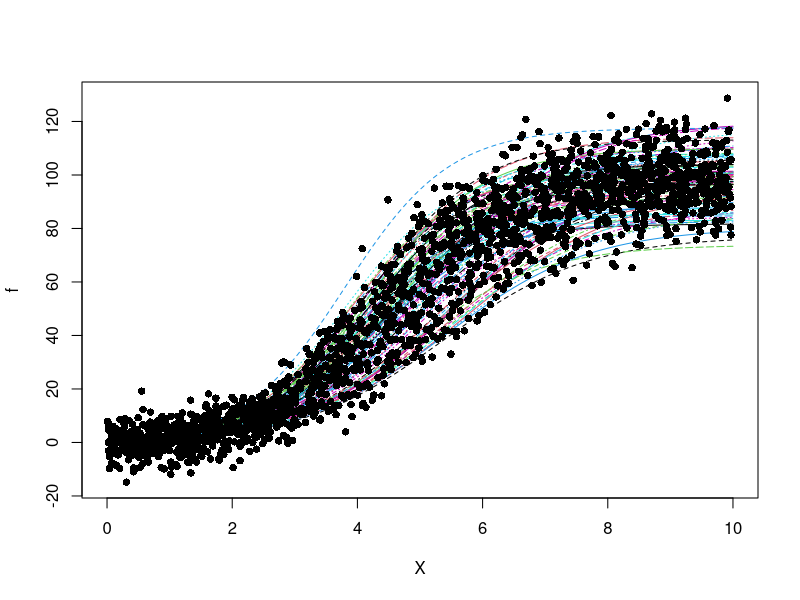
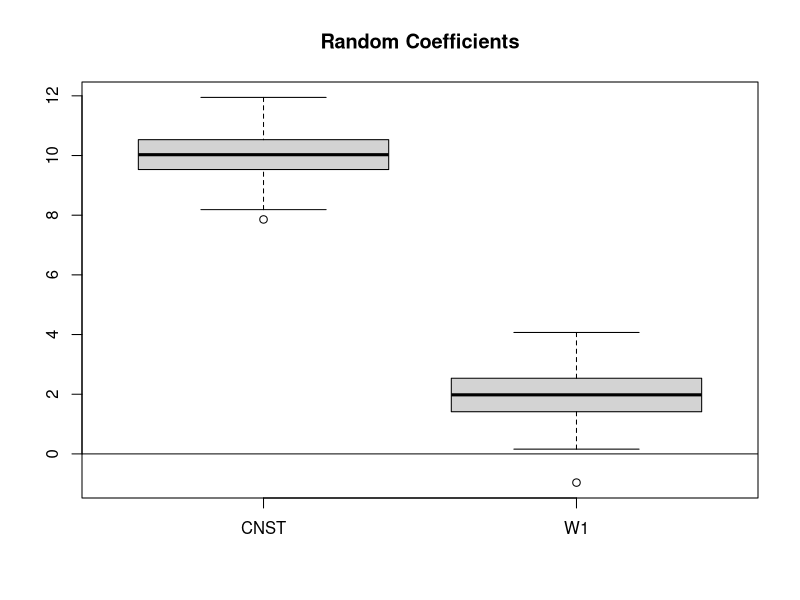
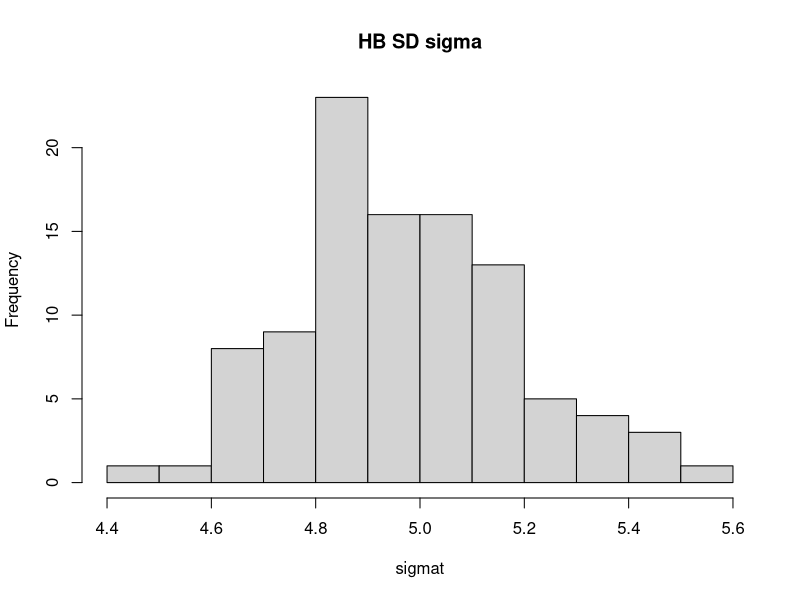
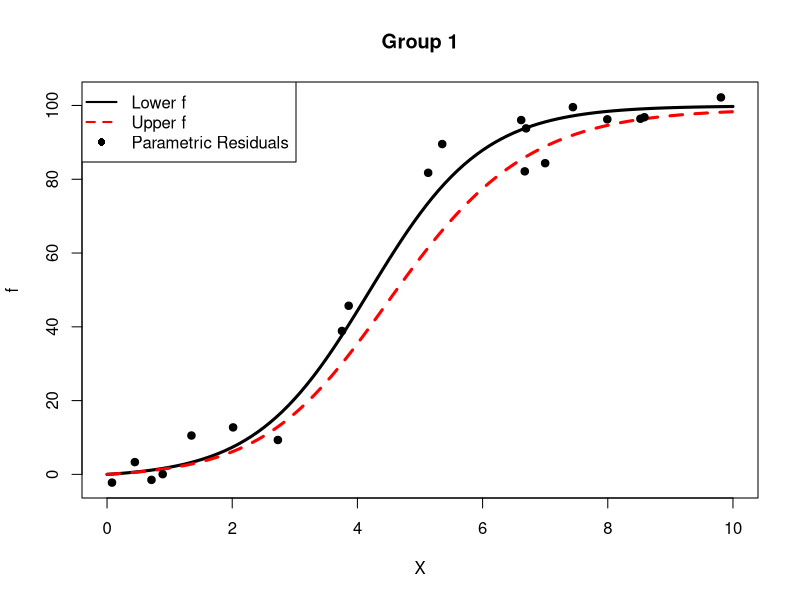
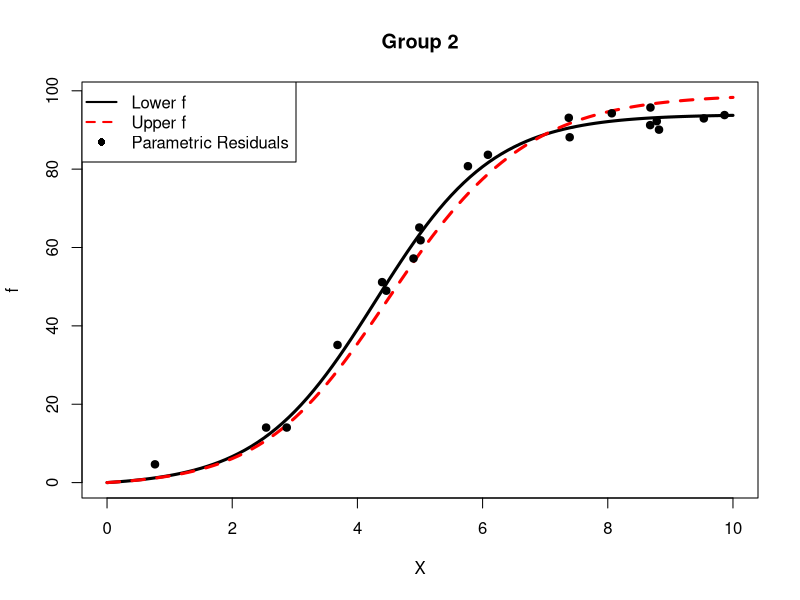
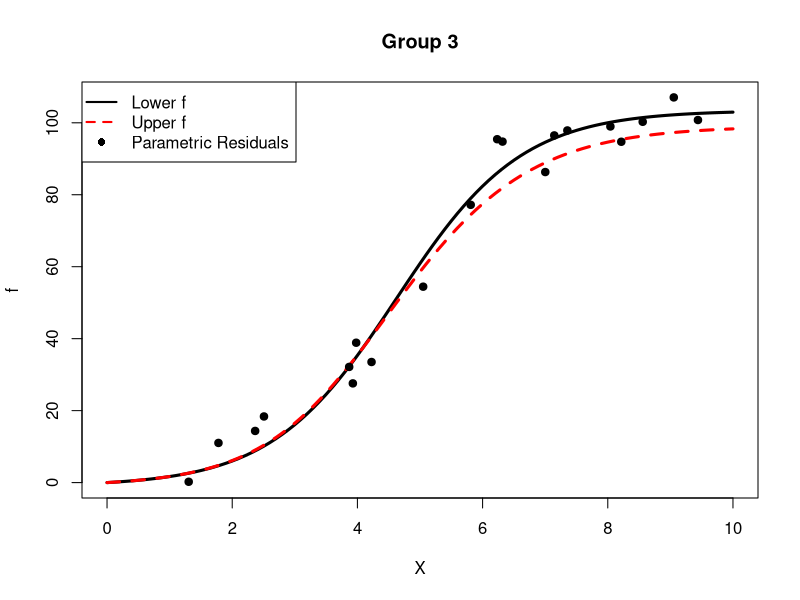
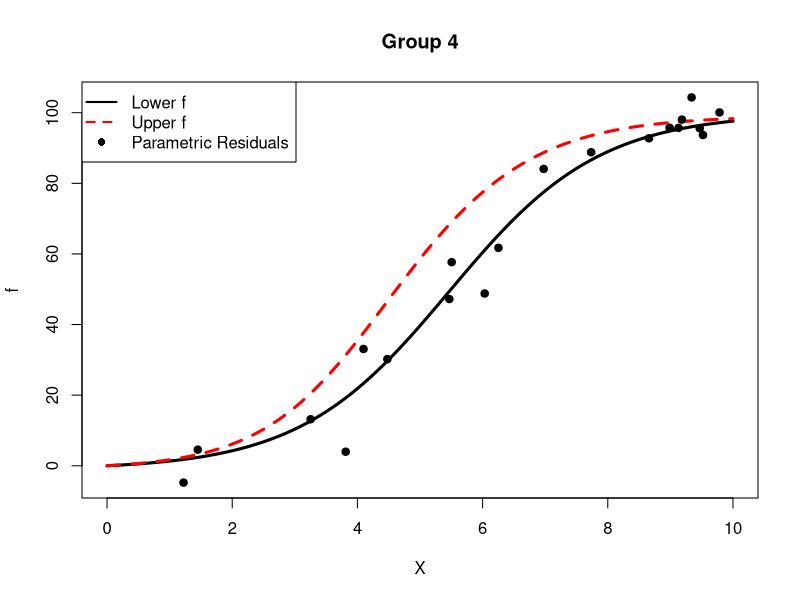
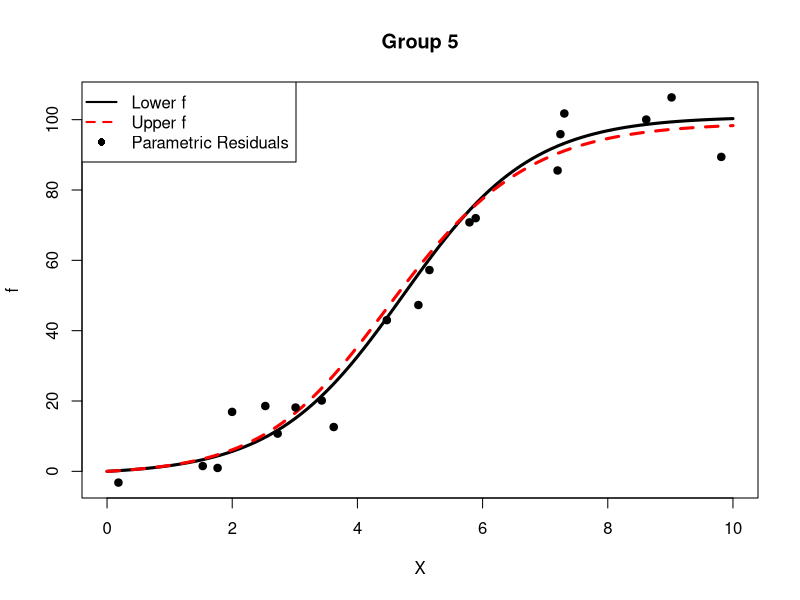

The R script that drew these images, in order:
#-------------------------------------------------------------------------------
#   Generate HB Data
#   Search "Getf" for function specification
#   S-shaped
#   Lower-level model
#      Observation i from group j
#         Y_ij       = v_ij*alpha + w_ij*beta_j + f_j(x_ij) + epslion_ij
#         epsilon_ij ~ N(0,sigma^2) or N(0,sigma_j^2)
#         alpha is fixed effect, beta_j is random effect
#   Upper-level 
#      HB Model for beta_j
#         beta_j     = Phi'z_j + delta_j  were delta_j ~ N(0,Lambda)
#      HB Error variance 
#         sigma_j^2 ~ IG(sigma2_alpha/2,sigma2_beta/2)
#
#-------------------------------------------------------------------------------
#-------------------------------------------------------------------------------
library(rstudioapi)
setwd(dirname(getActiveDocumentContext()$path))
outfile      ="HB"
set.seed(1)

iflagHBsigma = 1    # 1 for HB model.
iflagACE     = 0    # 1 for ACE errors
iflagCenter  = 0    # 1 for int f = 0 and 0 for f(0) = 0


ntot         = 2000  # Total number of observations
ngroups      = 100   # Number of groups


nparv       = 1      # Number of v variables: nparv = 0 if no fixed effects
nparw       = 2      # number of W variables, including the intercept
nparz       = 1      # number of z varibables, including constant

xmin        = 0             # Minimum value for x
xmax        = 10            # Maximum value for x
nint        = 100           # Number of grid points


# Generate error variance sigma: homogeneous or heterogeneous model
sigmat  = 5
if(iflagHBsigma == 1){
  # HB error variance
  # sigma_j^2 is IG(alpha/2,beta/2)
  sigma2_mu     = sigmat^2           # Mean of sigma2
  sigma2_v2     = sigma2_mu/4        # Variance of sigma2
  sigma2_alphat = 2*(sigma2_mu^2/sigma2_v2 + 1)
  sigma2_betat  = 2*sigma2_mu*(sigma2_alphat/2 -1 )
  sigma2t       = sigma2_betat/(2*rgamma(ngroups,shape=sigma2_alphat/2,rate=1))
  sigmat        = sqrt(sigma2t)     # error std dev
}

# tau_k^2 ~ IG(tau2_r/2, tau2_s/2)
tau2_mu    = 9     # Mean
tau2_sd    = 2     # Standard deviation
tau2_r     = 2*(2+(tau2_mu/tau2_sd)^2)
tau2_s     = (tau2_r-4)*tau2_mu

#---------------------------------------------------
# MakeHBPointer
#    Make a pointer into the matrics for groups
#    Input
#        id   = identifies groups
#    Output
#        nobs = number of observations in each group
#        iptd = list of pointers into group
#        id_beta = indices to expaned beta to match wdata
#    Useage
#        xj   = xdata[iptd[[j]],]  gives you the x data for group j
#        Compute wdata_j*beta_j for each group
#        wdata*beta = matrix(apply(wdata*bpar[id_beta,],1,sum))
#    Call
#        outpt = MakeHBPointer(id)
#---------------------------------------------------
MakeHBPointer <- function(id){
  uid = sort(unique(id))   # unique populations
  ng  = length(uid)        # number of unique groups
  
  # id_group may not be sequential from 1 ... ngroups
  # Need an index to get correct betam
  
  nobs = matrix(0,ng,1)          # number of observations in each group
  id_beta  = matrix(0,ng,1)      # match rows of beta to wdata
  for(j in 1:ng){                # loop over groups
    jrow = which(id == uid[j])   # identify rows for group j
    nj   = length(jrow)          # Number of observations in group j
    id_beta[jrow] = matrix(j,nj,1)
    
    nobs[j] = length(jrow)       # number of observations in group j
    if(j == 1){
      iptd = list(jrow)          # start the list iptd
    }else{
      iptd[[j]] = jrow           # add new member to list
    }
  }  # end loop over groups
  return(list("nobs"=nobs,"iptd"=iptd,"id_beta"=id_beta))
}  # End MakeHBPointer
#---------------------------------------------------

#-----------------------------------------------------
# TrapInt does trapidzoid integration
# Int f(x)*dx = xdelta*(f1/2 + f2 + ... + fn-1 + fn/2)
#-----------------------------------------------------
trapint <- function(f,xdelta){
  nr = length(f)
  a  = sum(f)
  a  = a - (f[1] + f[nr])/2
  return(a*xdelta)
}


#----------------------------------------------------------
# CumTrap computes cumulative integral of function
# int_a^x f(s)ds over a grid of points a, a+delta, a+2*delta, ..., b
# INPUT
#   f     = function on grid
#   delta = size of grid interval
# OUTPUT
#   fcum  = cumulative function corresonpding to f
#----------------------------------------------------------
CumTrap = function(f,delta){
  nr    = nrow(f)
  fcum	= cumsum(f[1:nr-1]) + cumsum(f[2:nr])
  fcum	= fcum*delta/2
  fcum	= matrix(c(0,fcum),nr,1)
  return(fcum)
}  # End Cumtrap 
#----------------------------------------------------------

# Make groups for HB
nobs     = floor(ntot/ngroups)
ntot     = nobs*ngroups
id_group = matrix(1:ngroups) %x% matrix(1,nobs,1)

uid         = sort(unique(id_group))
if(ngroups != length(uid)) print("Something wrong with HB groups")
# Lists to extract group data
idout       = MakeHBPointer(id_group)   # Pointers into groups
nobs        = idout$nobs                # Vector: number of observations in each group
iptHB       = idout$iptd                # xj  = xdata[[iptHB[j]]] = observations in group j
id_beta     = idout$id_beta             # wdata*beta = matrix(apply(wdata*betat[id_beta,],1,sum))

# Got fixed effects
if(nparv>0){
  # Generate v data
  vdata            = matrix(rnorm(ntot*nparv),ntot,nparv)
  vnames           = paste("V",1:nparv,sep="")
  colnames(vdata)  = vnames
  alphat           = matrix(floor(2+.5*rnorm(nparv)*1000)/1000)
  alphat[1]        = -1
  rownames(alphat) = vnames
  valphat          = vdata %*% alphat
}else{
  valphat          = NULL
  alphat           = NULL
  vdata            = NULL
  vnames           = "Error!"
}


# Generate Z data
zdata           = matrix(1,ngroups,nparz)
znames          = "CNST"
if(nparz>1){
  zdata[,2:nparz] = rnorm(ngroups*(nparz-1))
  zk              = paste("Z",1:(nparz-1),sep="")
  znames          = c(znames,zk)
}


colnames(zdata) = znames

# Generate Wdata 
wdata    = matrix(1,ntot,nparw)
if(nparw>1){
  for(j in 1:(nparw-1)){
    wdata[,(j+1)] = rnorm(ntot)
    wnames    = paste("W",1:(nparw-1),sep="")
    wnames    = c("CNST",wnames)
    colnames(wdata) = wnames
  }
}else{
  wnames           = "CNST"
  colnames(wdata) = wnames
}


#-----------------------------------------------------------
# Upper level model for random effects beta_j
# beta_j = phi'z_j + delta_j and delta_j ~ N(0,lambda)
phit = 2 + .5*rnorm(nparw*nparz)
phit = floor(phit*100)/100
phit = matrix(phit,nparz,nparw)
phit[1,1]  = 10
phit[1,2]  = 2

colnames(phit)  = wnames
row.names(phit) = znames
# Generate error variance
lamb0      = .5    # base variance
if(nparw==1){
  lambdat   = lamb0
  lambdat12 = sqrt(lambdat)
}else{
  v        = (lamb0 + (lamb0/2)*runif(nparw))
  lambdat  = diag(v)
  lambdat12 = chol(lambdat)  # Upper diagonal: t(lambdat12)  %*% lambdat12 = lambdat
  colnames(lambdat) = wnames
}


# Generate beta
berrors = matrix(rnorm(ngroups*nparw),ngroups,nparw) %*% lambdat12
betat   = zdata%*%phit + berrors
colnames(betat) = wnames

# ACE correlations
rhoallt = matrix(0,ngroups,1)
if(iflagACE == 1)  rhoallt =  matrix(rbeta(ngroups,30,20))  # Correlation parameters


# Generate X data on [xmin, xmax]
xdata     = matrix(runif(ntot,xmin,xmax))

#-----------------------------------------------------
# Grid on [xmim,xmax] for plotting functions
# Also, grid for numerical integration
xdelta = (xmax-xmin)/nint
xgrid  = seq(xmin,xmax,xdelta)
xgrid  = matrix(xgrid,nint+1,1)
xrange = xmax-xmin
xmid   = (xmin+xmax)/2
zgrid  = (xgrid-xmid)/xrange  # Standardized

#------------------------------------------------------
# Locate indices that define data (x1,x2)
#   Instead of computing f(x_i) at observations,
#   find where x_i falls in xgrid and use fxgrid
#   Find location of xdata in xgrid
#   xgrid[xinx[i,1]] <= xi <= xgrid[xinx[i,2]]
#------------------------------------------------------
xinx  =  matrix(0,ntot,2)
xover  = matrix(0,ntot,1)   # Relative excess over grid
# Loop over observations
for(i in 1:ntot){  
  xi   = xdata[i]
  idx   = which(xi == xgrid)  # Is it exactly on xgrid?
  if(length(idx) > 0 ){
    xinx[i,1]  = idx
    xinx[i,2]  = idx
    xover[i]   = 0 
  }else{
    idx    = max(which(xi > xgrid))
    xinx[i,1]  = idx
    xinx[i,2]  = idx+1
    xover[i]   = (xi - xgrid[idx])/(xdelta)
  }
} # End loop over observations for xinx and xover

#--------------------------------------------
# Compute true f. Comment or uncomment lines
#--------------------------------------------
Getf = function(x,fpars){
  
  #----------------------------------------------------
  # Logistic growth curve
  #----------------------------------------------------
  f = fpars$b1*(1-exp(-fpars$b2*x))/(1+fpars$b3*exp(-fpars$b2*x))
  
  
    
  return(f)
}
b10 = 100   
b20 = 1 
b30 = 100   

fpars    = list(b1=b10,b2=b20,b3=b30)
f0xgridt = Getf(xgrid,fpars)

# Make \int f = 0
if(iflagCenter==1){
  c = trapint(f0xgridt,xdelta)
  f0xgridt = f0xgridt - c/xrange
}else{
  f0xgridt = f0xgridt - f0xgridt[1]
}


#----------------------------------------------
# Generate group-level functions
#----------------------------------------------
fxgridt     = matrix(0,nint+1,ngroups)
fxgridb0t   = fxgridt
fxdatat     = matrix(0,ntot,1)
for(j in 1:ngroups){
  xj = xdata[iptHB[[j]]]       # xdata for group j
  # Perturb coefficients b0 with random errros
  b1 = rnorm(1,b10,10)   
  b2 = runif(1,.8*b20,1.2*b20)   
  b3 = rnorm(1,b30,5)
  
  
  fpars = list(b1=b1,b2=b2,b3=b3)
  fxj   = Getf(xgrid,fpars)    # Function on grid
  fxjd  = Getf(xj,fpars)       # Function on xdata for group j
  # Make \int f = 0
  if(iflagCenter==1){
    c    = trapint(fxj,xdelta)
    fxj  = fxj  - c/xrange
    fxjd = fxjd - c/xrange
  }else{
    c    = fxj[1]
    fxj  = fxj  - c
    fxjd = fxjd - c
  }
  fxgridt[,j]         = fxj
  fxdatat[iptHB[[j]]] = fxjd
}  # End get fj for each group

#---------------------------------------------------------
# Reset f0 to mean of fj
f0xgridt = apply(fxgridt,1,mean)   

#----------------------------------------------
# Compute Wi*beta_i
wbetat = matrix(apply(wdata*betat[id_beta,],1,sum)) 
# Get errors
rerr   = matrix(0,ntot,1)      # Random error for each group
for(j in 1:ngroups){ # Loop over populations
  nj  = nobs[j]
  if(iflagHBsigma == 0){
    sigj = sigmat
  }else{
    sigj = sigmat[j]
  }
  # Normal errors
  e0j = sigj*rnorm(nj)
  errj = e0j
  if(iflagACE == 1){
    rhoj     = rhoallt[j]
    errj[1]  = e0j[1]/sqrt(1-rhoj^2)    # Stationary starting value
    for(k in 2:nj) errj[k] = e0j[k] + rhoj*errj[k-1] # AR errors
  }
  rerr[iptHB[[j]]] = errj
} # End generate errors

#-------------------------------------------------
# Generate Y
ym     = valphat + wbetat + fxdatat  # mean of Y
ydata  = ym +  rerr 
yresid = ydata - valphat - wbetat   # Parametric residuals for plotting

# Plot curves and residuals
ymin  = floor(min(c(f0xgridt,fxgridt,yresid)))
ymax  = ceiling(max(c(f0xgridt,fxgridt,yresid)))
matplot(xgrid,cbind(f0xgridt,fxgridt),type="l",ylim=c(ymin,ymax),
        xlab="X",ylab="f")
points(xdata,yresid,pch=16)

boxplot(betat,main="Random Coefficients")
abline(h=0)
if(iflagHBsigma == 1) hist(sigmat,main="HB SD sigma")
if(iflagACE == 1)  hist(rhoallt,main="Auto-correlation rho")


colnames(ydata) = "Y"
colnames(xdata) = "X"
colnames(wdata) = wnames
colnames(zdata) = znames






#------------------------------------------------
# Plot group functions and residuals
for(j in 1:ngroups){
  xj   = xdata[iptHB[[j]]]
  rj   = yresid[iptHB[[j]]]  
  fj   = fxgridt[,j]
  fjd  = fxdatat[iptHB[[j]]]

  # ACE Correction
  if(iflagACE == 1){
    rhoj   = rhoallt[j]
    rj[-1] = rj[-1] - rhoj*(rj[-nobs[j]] - fjd[-nobs[j]])
  }
  ymin = min(c(rj,fj,f0xgridt))
  ymax = max(c(rj,fj,f0xgridt))
  bout = cbind(fj,f0xgridt)            # Plot fj and f0
  if(j <= 10){
    matplot(xgrid,bout, type="l",
            main=paste("Group",j,sep=" "),
            xlab = "X",ylab="f",
            ylim=c(ymin,ymax),
            col=c("black","red"),lty=c(1,2),
            lwd=c(3,3)); 
    points(xj,rj,pch=19)
    legend("topleft",legend=c("Lower f","Upper f","Parametric Residuals"),
           col=c("black","red","black"),lty=c(1,2,0),lwd=c(2,2,0),pch=c(-1,-1,19))
  }
}  # End plot individual functions

#----------------------------------------------------
# Plot functions together
matplot(xgrid,fxgridt,type="l",
        xlab="X",ylab="Y")
lines(xgrid,f0xgridt,type="l",col="red",lwd=3)




# Save model information used in estimation
save(
  iflagHBsigma, # 1 for HB sigma2 and 0 for homo sigma2
  iflagCenter,  # 1 for center f
  iflagACE,     # 1 for ACE errors
  nparv,        # number of fixed coefficients
  nparw,        # number of random coefficients
  nparz,        # number of upper level covariates
  xmin,         # minimum of range for X
  xmax,         # maximum of range for X
  xrange,       # range of the data
  xdelta,       # dx
  nint,         # number of grid points
  xgrid,        # grid for plotting f(x)
  file=paste(outfile,"_model_pars.Rdata",sep="")
)

# Save model parameters
save(
  fxgridt,
  f0xgridt,
  alphat,
  betat,
  sigmat,
  rhoallt,
  phit,
  lambdat,
  file=paste(outfile,"_true_pars.Rdata",sep="")
)
# save data
save(ydata,xdata,vdata,wdata,zdata,id_group,
     file=paste(outfile,"_data.Rdata",sep=""))
# NOTE: wdata and zdata includes a column of ones
